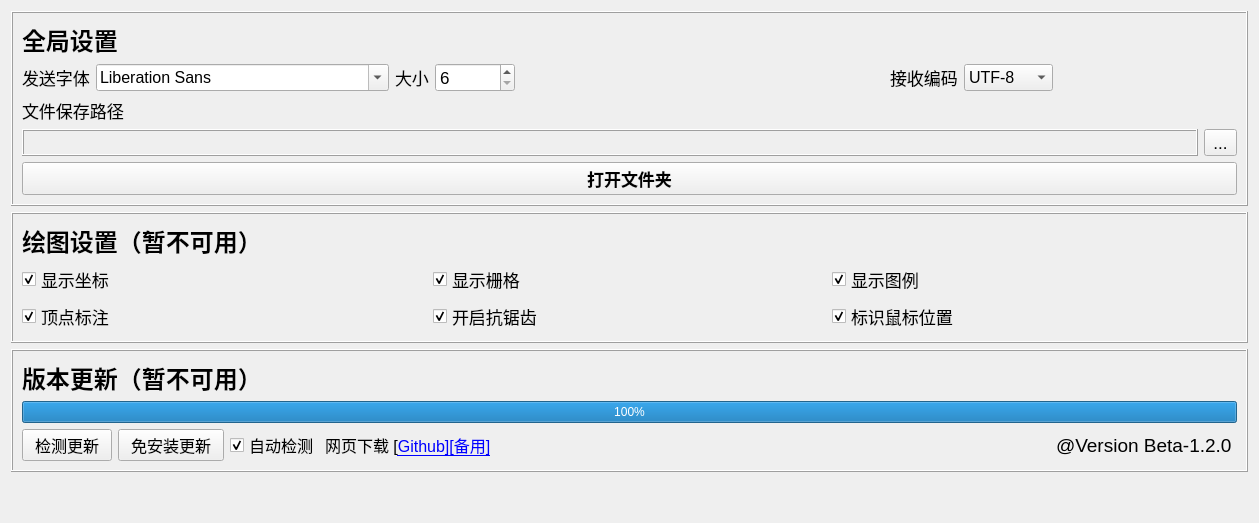
      <widget class="QWidget" name="Setting">
       <attribute name="icon">
        <iconset>
         <normalon>:/Mainico/ico/20200511-103826.ico</normalon>
        </iconset>
       </attribute>
       <attribute name="title">
        <string>设置</string>
       </attribute>
       <layout class="QVBoxLayout" name="verticalLayout_14">
        <item>
         <widget class="QFrame" name="frame">
          <property name="sizePolicy">
           <sizepolicy hsizetype="Preferred" vsizetype="Fixed">
            <horstretch>0</horstretch>
            <verstretch>0</verstretch>
           </sizepolicy>
          </property>
          <property name="frameShape">
           <enum>QFrame::Box</enum>
          </property>
          <property name="frameShadow">
           <enum>QFrame::Raised</enum>
          </property>
          <layout class="QGridLayout" name="gridLayout_9">
           <item row="3" column="0">
            <widget class="QLabel" name="label_7">
             <property name="font">
              <font>
               <pointsize>13</pointsize>
               <italic>false</italic>
               <bold>false</bold>
               <underline>false</underline>
               <strikeout>false</strikeout>
              </font>
             </property>
             <property name="text">
              <string>文件保存路径</string>
             </property>
            </widget>
           </item>
           <item row="2" column="0" colspan="5">
            <layout class="QHBoxLayout" name="horizontalLayout">
             <item>
              <widget class="QLabel" name="label_6">
               <property name="sizePolicy">
                <sizepolicy hsizetype="Fixed" vsizetype="Preferred">
                 <horstretch>0</horstretch>
                 <verstretch>0</verstretch>
                </sizepolicy>
               </property>
               <property name="font">
                <font>
                 <pointsize>13</pointsize>
                 <italic>false</italic>
                 <bold>false</bold>
                 <underline>false</underline>
                 <strikeout>false</strikeout>
                </font>
               </property>
               <property name="text">
                <string>发送字体</string>
               </property>
              </widget>
             </item>
             <item>
              <widget class="QFontComboBox" name="fontComboBox">
               <property name="sizePolicy">
                <sizepolicy hsizetype="Fixed" vsizetype="Fixed">
                 <horstretch>0</horstretch>
                 <verstretch>0</verstretch>
                </sizepolicy>
               </property>
               <property name="font">
                <font>
                 <pointsize>12</pointsize>
                 <italic>false</italic>
                 <bold>false</bold>
                 <underline>false</underline>
                 <strikeout>false</strikeout>
                </font>
               </property>
               <property name="toolTip">
                <string>修改全局字体</string>
               </property>
              </widget>
             </item>
             <item>
              <widget class="QLabel" name="label_11">
               <property name="sizePolicy">
                <sizepolicy hsizetype="Fixed" vsizetype="Preferred">
                 <horstretch>0</horstretch>
                 <verstretch>0</verstretch>
                </sizepolicy>
               </property>
               <property name="font">
                <font>
                 <pointsize>13</pointsize>
                 <italic>false</italic>
                 <bold>false</bold>
                 <underline>false</underline>
                 <strikeout>false</strikeout>
                </font>
               </property>
               <property name="text">
                <string>大小</string>
               </property>
              </widget>
             </item>
             <item>
              <widget class="QSpinBox" name="formSpinBox">
               <property name="minimumSize">
                <size>
                 <width>80</width>
                 <height>0</height>
                </size>
               </property>
               <property name="font">
                <font>
                 <pointsize>13</pointsize>
                 <italic>false</italic>
                 <bold>false</bold>
                 <underline>false</underline>
                 <strikeout>false</strikeout>
                </font>
               </property>
               <property name="toolTip">
                <string>修改全局字体大小</string>
               </property>
               <property name="minimum">
                <number>6</number>
               </property>
               <property name="maximum">
                <number>72</number>
               </property>
              </widget>
             </item>
             <item>
              <spacer name="horizontalSpacer_10">
               <property name="orientation">
                <enum>Qt::Horizontal</enum>
               </property>
               <property name="sizeType">
                <enum>QSizePolicy::Expanding</enum>
               </property>
               <property name="sizeHint" stdset="0">
                <size>
                 <width>40</width>
                 <height>20</height>
                </size>
               </property>
              </spacer>
             </item>
             <item>
              <spacer name="horizontalSpacer_11">
               <property name="orientation">
                <enum>Qt::Horizontal</enum>
               </property>
               <property name="sizeHint" stdset="0">
                <size>
                 <width>40</width>
                 <height>20</height>
                </size>
               </property>
              </spacer>
             </item>
             <item>
              <widget class="QLabel" name="decodeLabel">
               <property name="sizePolicy">
                <sizepolicy hsizetype="Fixed" vsizetype="Preferred">
                 <horstretch>0</horstretch>
                 <verstretch>0</verstretch>
                </sizepolicy>
               </property>
               <property name="font">
                <font>
                 <pointsize>13</pointsize>
                 <italic>false</italic>
                 <bold>false</bold>
                 <underline>false</underline>
                 <strikeout>false</strikeout>
                </font>
               </property>
               <property name="text">
                <string>接收编码</string>
               </property>
              </widget>
             </item>
             <item>
              <widget class="QComboBox" name="decodeComboBox">
               <property name="font">
                <font>
                 <pointsize>12</pointsize>
                 <italic>false</italic>
                 <bold>false</bold>
                 <underline>false</underline>
                 <strikeout>false</strikeout>
                </font>
               </property>
               <item>
                <property name="text">
                 <string>UTF-8</string>
                </property>
               </item>
               <item>
                <property name="text">
                 <string>GBK</string>
                </property>
               </item>
               <item>
                <property name="text">
                 <string>BIG5</string>
                </property>
               </item>
               <item>
                <property name="text">
                 <string>ASCII</string>
                </property>
               </item>
               <item>
                <property name="text">
                 <string>GB2312</string>
                </property>
               </item>
              </widget>
             </item>
             <item>
              <spacer name="horizontalSpacer_8">
               <property name="orientation">
                <enum>Qt::Horizontal</enum>
               </property>
               <property name="sizeHint" stdset="0">
                <size>
                 <width>40</width>
                 <height>20</height>
                </size>
               </property>
              </spacer>
             </item>
            </layout>
           </item>
           <item row="4" column="4">
            <widget class="QToolButton" name="PathButton">
             <property name="font">
              <font>
               <pointsize>13</pointsize>
               <italic>false</italic>
               <bold>false</bold>
               <underline>false</underline>
               <strikeout>false</strikeout>
              </font>
             </property>
             <property name="toolTip">
              <string>路径</string>
             </property>
             <property name="text">
              <string>...</string>
             </property>
            </widget>
           </item>
           <item row="4" column="0" colspan="4">
            <widget class="QLabel" name="pathLabel">
             <property name="font">
              <font>
               <pointsize>13</pointsize>
               <italic>false</italic>
               <bold>false</bold>
               <underline>false</underline>
               <strikeout>false</strikeout>
              </font>
             </property>
             <property name="frameShape">
              <enum>QFrame::Box</enum>
             </property>
             <property name="frameShadow">
              <enum>QFrame::Raised</enum>
             </property>
             <property name="text">
              <string/>
             </property>
            </widget>
           </item>
           <item row="5" column="0" colspan="5">
            <widget class="QPushButton" name="openPathButton">
             <property name="sizePolicy">
              <sizepolicy hsizetype="Expanding" vsizetype="Fixed">
               <horstretch>4</horstretch>
               <verstretch>0</verstretch>
              </sizepolicy>
             </property>
             <property name="minimumSize">
              <size>
               <width>0</width>
               <height>27</height>
              </size>
             </property>
             <property name="font">
              <font>
               <pointsize>13</pointsize>
               <italic>false</italic>
               <bold>true</bold>
               <underline>false</underline>
               <strikeout>false</strikeout>
              </font>
             </property>
             <property name="toolTip">
              <string>打开数据存放文件夹</string>
             </property>
             <property name="text">
              <string>打开文件夹</string>
             </property>
             <property name="icon">
              <iconset resource="icoPack.qrc">
               <normaloff>:/setting/ico/设置/20200517-232143.ico</normaloff>:/setting/ico/设置/20200517-232143.ico</iconset>
             </property>
             <property name="iconSize">
              <size>
               <width>28</width>
               <height>28</height>
              </size>
             </property>
            </widget>
           </item>
           <item row="0" column="0" colspan="3">
            <widget class="QLabel" name="label_10">
             <property name="font">
              <font>
               <pointsize>18</pointsize>
               <italic>false</italic>
               <bold>true</bold>
               <underline>false</underline>
               <strikeout>false</strikeout>
              </font>
             </property>
             <property name="text">
              <string>全局设置</string>
             </property>
            </widget>
           </item>
           <item row="3" column="2" colspan="3">
            <spacer name="horizontalSpacer_9">
             <property name="orientation">
              <enum>Qt::Horizontal</enum>
             </property>
             <property name="sizeHint" stdset="0">
              <size>
               <width>612</width>
               <height>20</height>
              </size>
             </property>
            </spacer>
           </item>
          </layout>
         </widget>
        </item>
        <item>
         <widget class="QFrame" name="frame">
          <property name="sizePolicy">
           <sizepolicy hsizetype="Preferred" vsizetype="Fixed">
            <horstretch>0</horstretch>
            <verstretch>0</verstretch>
           </sizepolicy>
          </property>
          <property name="frameShape">
           <enum>QFrame::Box</enum>
          </property>
          <property name="frameShadow">
           <enum>QFrame::Raised</enum>
          </property>
          <layout class="QGridLayout" name="gridLayout_12">
           <item row="1" column="4">
            <widget class="QCheckBox" name="showLegend">
             <property name="sizePolicy">
              <sizepolicy hsizetype="MinimumExpanding" vsizetype="Fixed">
               <horstretch>0</horstretch>
               <verstretch>0</verstretch>
              </sizepolicy>
             </property>
             <property name="font">
              <font>
               <pointsize>13</pointsize>
               <italic>false</italic>
               <bold>false</bold>
               <underline>false</underline>
               <strikeout>false</strikeout>
              </font>
             </property>
             <property name="text">
              <string>显示图例   </string>
             </property>
             <property name="icon">
              <iconset resource="icoPack.qrc">
               <normaloff>:/setting/ico/设置/20200518-125030.ico</normaloff>:/setting/ico/设置/20200518-125030.ico</iconset>
             </property>
             <property name="iconSize">
              <size>
               <width>22</width>
               <height>22</height>
              </size>
             </property>
             <property name="checked">
              <bool>true</bool>
             </property>
            </widget>
           </item>
           <item row="2" column="4">
            <widget class="QCheckBox" name="mousePosBox">
             <property name="sizePolicy">
              <sizepolicy hsizetype="MinimumExpanding" vsizetype="Fixed">
               <horstretch>0</horstretch>
               <verstretch>0</verstretch>
              </sizepolicy>
             </property>
             <property name="font">
              <font>
               <pointsize>13</pointsize>
               <italic>false</italic>
               <bold>false</bold>
               <underline>false</underline>
               <strikeout>false</strikeout>
              </font>
             </property>
             <property name="text">
              <string>标识鼠标位置</string>
             </property>
             <property name="icon">
              <iconset resource="icoPack.qrc">
               <normaloff>:/setting/ico/设置/20200517-232202.ico</normaloff>:/setting/ico/设置/20200517-232202.ico</iconset>
             </property>
             <property name="iconSize">
              <size>
               <width>22</width>
               <height>22</height>
              </size>
             </property>
             <property name="checked">
              <bool>true</bool>
             </property>
            </widget>
           </item>
           <item row="2" column="0">
            <widget class="QCheckBox" name="pointShowBox">
             <property name="sizePolicy">
              <sizepolicy hsizetype="MinimumExpanding" vsizetype="Fixed">
               <horstretch>0</horstretch>
               <verstretch>0</verstretch>
              </sizepolicy>
             </property>
             <property name="font">
              <font>
               <pointsize>13</pointsize>
               <italic>false</italic>
               <bold>false</bold>
               <underline>false</underline>
               <strikeout>false</strikeout>
              </font>
             </property>
             <property name="text">
              <string>顶点标注</string>
             </property>
             <property name="icon">
              <iconset resource="icoPack.qrc">
               <normaloff>:/setting/ico/设置/20200517-232154.ico</normaloff>:/setting/ico/设置/20200517-232154.ico</iconset>
             </property>
             <property name="iconSize">
              <size>
               <width>22</width>
               <height>22</height>
              </size>
             </property>
             <property name="checked">
              <bool>true</bool>
             </property>
            </widget>
           </item>
           <item row="0" column="0">
            <widget class="QLabel" name="label_9">
             <property name="font">
              <font>
               <pointsize>18</pointsize>
               <italic>false</italic>
               <bold>true</bold>
               <underline>false</underline>
               <strikeout>false</strikeout>
              </font>
             </property>
             <property name="text">
              <string>绘图设置（暂不可用）</string>
             </property>
            </widget>
           </item>
           <item row="1" column="3">
            <widget class="QCheckBox" name="gridBox">
             <property name="sizePolicy">
              <sizepolicy hsizetype="MinimumExpanding" vsizetype="Fixed">
               <horstretch>0</horstretch>
               <verstretch>0</verstretch>
              </sizepolicy>
             </property>
             <property name="font">
              <font>
               <pointsize>13</pointsize>
               <italic>false</italic>
               <bold>false</bold>
               <underline>false</underline>
               <strikeout>false</strikeout>
              </font>
             </property>
             <property name="text">
              <string>显示栅格</string>
             </property>
             <property name="icon">
              <iconset resource="icoPack.qrc">
               <normaloff>:/setting/ico/设置/20200517-232210.ico</normaloff>:/setting/ico/设置/20200517-232210.ico</iconset>
             </property>
             <property name="iconSize">
              <size>
               <width>22</width>
               <height>22</height>
              </size>
             </property>
             <property name="checked">
              <bool>true</bool>
             </property>
            </widget>
           </item>
           <item row="2" column="3">
            <widget class="QCheckBox" name="antialiasCheckBox">
             <property name="sizePolicy">
              <sizepolicy hsizetype="MinimumExpanding" vsizetype="Fixed">
               <horstretch>0</horstretch>
               <verstretch>0</verstretch>
              </sizepolicy>
             </property>
             <property name="font">
              <font>
               <pointsize>13</pointsize>
               <italic>false</italic>
               <bold>false</bold>
               <underline>false</underline>
               <strikeout>false</strikeout>
              </font>
             </property>
             <property name="text">
              <string>开启抗锯齿  </string>
             </property>
             <property name="icon">
              <iconset resource="icoPack.qrc">
               <normaloff>:/setting/ico/设置/20200517-232207.ico</normaloff>:/setting/ico/设置/20200517-232207.ico</iconset>
             </property>
             <property name="iconSize">
              <size>
               <width>22</width>
               <height>22</height>
              </size>
             </property>
             <property name="checked">
              <bool>true</bool>
             </property>
            </widget>
           </item>
           <item row="0" column="1" colspan="6">
            <spacer name="horizontalSpacer_7">
             <property name="orientation">
              <enum>Qt::Horizontal</enum>
             </property>
             <property name="sizeHint" stdset="0">
              <size>
               <width>418</width>
               <height>17</height>
              </size>
             </property>
            </spacer>
           </item>
           <item row="1" column="0">
            <widget class="QCheckBox" name="showXYBox">
             <property name="sizePolicy">
              <sizepolicy hsizetype="MinimumExpanding" vsizetype="Fixed">
               <horstretch>0</horstretch>
               <verstretch>0</verstretch>
              </sizepolicy>
             </property>
             <property name="font">
              <font>
               <pointsize>13</pointsize>
               <italic>false</italic>
               <bold>false</bold>
               <underline>false</underline>
               <strikeout>false</strikeout>
              </font>
             </property>
             <property name="toolTip">
              <string>底部坐标显示</string>
             </property>
             <property name="text">
              <string>显示坐标</string>
             </property>
             <property name="icon">
              <iconset resource="icoPack.qrc">
               <normaloff>:/setting/ico/设置/20200517-232213.ico</normaloff>:/setting/ico/设置/20200517-232213.ico</iconset>
             </property>
             <property name="iconSize">
              <size>
               <width>22</width>
               <height>22</height>
              </size>
             </property>
             <property name="checked">
              <bool>true</bool>
             </property>
            </widget>
           </item>
          </layout>
         </widget>
        </item>
        <item>
         <widget class="QFrame" name="frame_2">
          <property name="sizePolicy">
           <sizepolicy hsizetype="Preferred" vsizetype="Fixed">
            <horstretch>0</horstretch>
            <verstretch>0</verstretch>
           </sizepolicy>
          </property>
          <property name="frameShape">
           <enum>QFrame::Box</enum>
          </property>
          <property name="frameShadow">
           <enum>QFrame::Raised</enum>
          </property>
          <layout class="QGridLayout" name="gridLayout_11">
           <item row="2" column="5">
            <widget class="QLabel" name="versionLabel">
             <property name="font">
              <font>
               <pointsize>14</pointsize>
               <italic>false</italic>
               <bold>false</bold>
               <underline>false</underline>
               <strikeout>false</strikeout>
              </font>
             </property>
             <property name="layoutDirection">
              <enum>Qt::RightToLeft</enum>
             </property>
             <property name="text">
              <string>@Version Beta-1.2.0</string>
             </property>
            </widget>
           </item>
           <item row="0" column="0">
            <widget class="QLabel" name="updateLabel">
             <property name="font">
              <font>
               <pointsize>18</pointsize>
               <italic>false</italic>
               <bold>true</bold>
               <underline>false</underline>
               <strikeout>false</strikeout>
              </font>
             </property>
             <property name="text">
              <string>版本更新（暂不可用）</string>
             </property>
            </widget>
           </item>
           <item row="0" column="1" colspan="5">
            <spacer name="horizontalSpacer_5">
             <property name="orientation">
              <enum>Qt::Horizontal</enum>
             </property>
             <property name="sizeHint" stdset="0">
              <size>
               <width>927</width>
               <height>20</height>
              </size>
             </property>
            </spacer>
           </item>
           <item row="2" column="0" colspan="2">
            <widget class="QFrame" name="frame_5">
             <property name="minimumSize">
              <size>
               <width>0</width>
               <height>0</height>
              </size>
             </property>
             <property name="frameShape">
              <enum>QFrame::NoFrame</enum>
             </property>
             <property name="frameShadow">
              <enum>QFrame::Raised</enum>
             </property>
             <property name="lineWidth">
              <number>1</number>
             </property>
             <layout class="QHBoxLayout" name="horizontalLayout_25">
              <property name="leftMargin">
               <number>0</number>
              </property>
              <property name="topMargin">
               <number>0</number>
              </property>
              <property name="rightMargin">
               <number>0</number>
              </property>
              <property name="bottomMargin">
               <number>0</number>
              </property>
              <item>
               <widget class="QPushButton" name="updateButton">
                <property name="sizePolicy">
                 <sizepolicy hsizetype="Expanding" vsizetype="Minimum">
                  <horstretch>1</horstretch>
                  <verstretch>0</verstretch>
                 </sizepolicy>
                </property>
                <property name="minimumSize">
                 <size>
                  <width>0</width>
                  <height>27</height>
                 </size>
                </property>
                <property name="font">
                 <font>
                  <pointsize>12</pointsize>
                  <italic>false</italic>
                  <bold>false</bold>
                  <underline>false</underline>
                  <strikeout>false</strikeout>
                 </font>
                </property>
                <property name="toolTip">
                 <string>检测更新</string>
                </property>
                <property name="text">
                 <string>  检测更新  </string>
                </property>
                <property name="icon">
                 <iconset resource="icoPack.qrc">
                  <normaloff>:/MainWin/ico/20200510-230212.ico</normaloff>:/MainWin/ico/20200510-230212.ico</iconset>
                </property>
                <property name="iconSize">
                 <size>
                  <width>25</width>
                  <height>25</height>
                 </size>
                </property>
               </widget>
              </item>
              <item>
               <widget class="QPushButton" name="fastUpdateButton">
                <property name="sizePolicy">
                 <sizepolicy hsizetype="Expanding" vsizetype="Minimum">
                  <horstretch>5</horstretch>
                  <verstretch>0</verstretch>
                 </sizepolicy>
                </property>
                <property name="minimumSize">
                 <size>
                  <width>0</width>
                  <height>27</height>
                 </size>
                </property>
                <property name="font">
                 <font>
                  <pointsize>12</pointsize>
                  <italic>false</italic>
                  <bold>false</bold>
                  <underline>false</underline>
                  <strikeout>false</strikeout>
                 </font>
                </property>
                <property name="toolTip">
                 <string>检测更新</string>
                </property>
                <property name="text">
                 <string>  免安装更新  </string>
                </property>
                <property name="icon">
                 <iconset resource="icoPack.qrc">
                  <normaloff>:/MainWin/ico/20200510-230212.ico</normaloff>:/MainWin/ico/20200510-230212.ico</iconset>
                </property>
                <property name="iconSize">
                 <size>
                  <width>25</width>
                  <height>25</height>
                 </size>
                </property>
               </widget>
              </item>
              <item>
               <widget class="QCheckBox" name="updateCheckBox">
                <property name="sizePolicy">
                 <sizepolicy hsizetype="MinimumExpanding" vsizetype="Fixed">
                  <horstretch>0</horstretch>
                  <verstretch>0</verstretch>
                 </sizepolicy>
                </property>
                <property name="font">
                 <font>
                  <pointsize>12</pointsize>
                  <italic>false</italic>
                  <bold>false</bold>
                  <underline>false</underline>
                  <strikeout>false</strikeout>
                 </font>
                </property>
                <property name="toolTip">
                 <string>自动检测更新</string>
                </property>
                <property name="text">
                 <string>自动检测</string>
                </property>
                <property name="icon">
                 <iconset resource="icoPack.qrc">
                  <normaloff>:/setting/ico/设置/20200517-232159.ico</normaloff>:/setting/ico/设置/20200517-232159.ico</iconset>
                </property>
                <property name="iconSize">
                 <size>
                  <width>25</width>
                  <height>25</height>
                 </size>
                </property>
                <property name="checked">
                 <bool>true</bool>
                </property>
               </widget>
              </item>
              <item>
               <widget class="QLabel" name="label_8">
                <property name="sizePolicy">
                 <sizepolicy hsizetype="MinimumExpanding" vsizetype="Preferred">
                  <horstretch>0</horstretch>
                  <verstretch>0</verstretch>
                 </sizepolicy>
                </property>
                <property name="font">
                 <font>
                  <pointsize>12</pointsize>
                  <italic>false</italic>
                  <bold>false</bold>
                  <underline>false</underline>
                  <strikeout>false</strikeout>
                 </font>
                </property>
                <property name="toolTip">
                 <string>点击打开网页</string>
                </property>
                <property name="frameShape">
                 <enum>QFrame::NoFrame</enum>
                </property>
                <property name="frameShadow">
                 <enum>QFrame::Plain</enum>
                </property>
                <property name="text">
                 <string>&lt;html&gt;&lt;head/&gt;&lt;body&gt;&lt;p&gt;网页下载 [&lt;a href=&quot;https://github.com/Unarvest/Serial-Debug/releases&quot;&gt;&lt;span style=&quot; text-decoration: underline; color:#0000ff;&quot;&gt;Github]&lt;/span&gt;&lt;/a&gt;&lt;a href=&quot;https://github.com/Unarvest/Serial-Debug/releases&quot;&gt;&lt;span style=&quot; color:#0000ff;&quot;/&gt;&lt;/a&gt;&lt;a href=&quot;https://github.com/Unarvest/Serial-Debug/releases&quot;&gt;&lt;span style=&quot; text-decoration: underline; color:#0000ff;&quot;&gt;[&lt;/span&gt;&lt;/a&gt;&lt;a href=&quot;ftp://unarvest.top/pub/&quot;&gt;&lt;span style=&quot; text-decoration: underline; color:#0000ff;&quot;&gt;备用]&lt;/span&gt;&lt;/a&gt;&lt;/p&gt;&lt;/body&gt;&lt;/html&gt;</string>
                </property>
                <property name="openExternalLinks">
                 <bool>true</bool>
                </property>
               </widget>
              </item>
             </layout>
            </widget>
           </item>
           <item row="1" column="0" colspan="6">
            <widget class="QProgressBar" name="progressBar">
             <property name="value">
              <number>100</number>
             </property>
            </widget>
           </item>
          </layout>
         </widget>
        </item>
        <item>
         <spacer name="verticalSpacer_2">
          <property name="orientation">
           <enum>Qt::Vertical</enum>
          </property>
          <property name="sizeType">
           <enum>QSizePolicy::Expanding</enum>
          </property>
          <property name="sizeHint" stdset="0">
           <size>
            <width>20</width>
            <height>40</height>
           </size>
          </property>
         </spacer>
        </item>
       </layout>
      </widget>
